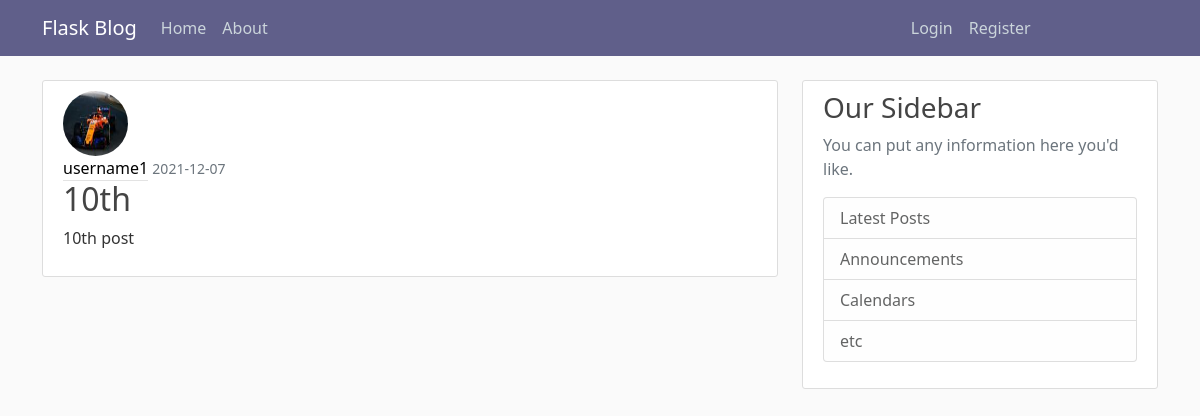
/post/10, run on the app's committed database.
### flask_blog/models.py (models this page shows, shortened)
class User(db.Model, UserMixin):
    id = db.Column(db.Integer, primary_key=True)
    username = db.Column(db.String(20), unique=True, nullable=False)
    email = db.Column(db.String(120), unique=True, nullable=False)
    image_file = db.Column(db.String(20), nullable=False, default='default.jpg')
    password = db.Column(db.String(20), nullable=False)
    posts = db.relationship('Post', backref='author', lazy=True)

class Post(db.Model):
    id = db.Column(db.Integer, primary_key=True)
    title = db.Column(db.String(100), nullable=False)
    date_posted = db.Column(db.DateTime, nullable=False, default=datetime.utcnow)
    content = db.Column(db.Text, nullable=False)
    user_id = db.Column(db.Integer, db.ForeignKey('user.id'), nullable=False)

### flask_blog/routes.py (the view)
@app.route("/post/<int:post_id>")
def post(post_id):
    post = Post.query.get_or_404(post_id)
    return render_template('post.html', title=post.title, post = post)

### flask_blog/templates/post.html (shortened to what this page needs)
{% extends "layout.html" %}
{% block content %}
    <article class="media content-section">
        <img class="rounded-circle article-img" src="{{ url_for('static', filename='profile_pics/' + post.author.image_file) }}">
        <div class="media-body">
            <div class="article-metadata">
            <a class="mr-2" href="{{ url_for('user_posts', username=post.author.username) }}">{{ post.author.username }}</a>
            <small class="text-muted">{{ post.date_posted.strftime('%Y-%m-%d') }}</small>
            </div>
            <h2 class="article-title">{{ post.title }}</a></h2>
            <p class="article-content">{{ post.content }}</p>
        </div>
        </article>
{% endblock content %}

### flask_blog/static/main.css (style rules this page uses)
body { background: #fafafa; color: #333333; margin-top: 5rem; }
h1, h2, h3, h4, h5, h6 { color: #444444; }
.content-section { background: #ffffff; padding: 10px 20px; border: 1px solid #dddddd; border-radius: 3px; margin-bottom: 20px; text-decoration: none; }
.article-title { color: #444444; text-decoration: none; }
.article-content { white-space: pre-line; }
.article-img { height: 65px; width: 65px; margin-right: 16px; }
.article-metadata .mr-2 { padding-bottom: 1px; margin-bottom: 4px; border-bottom: 1px solid #e3e3e3; text-decoration: none; color: black; }

### data on the page
User: image_file (picture), author.username "username1"
Post: date_posted "2021-12-07", title "10th", content "10th post"
